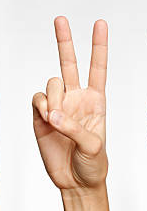
#> input picture images/hands/hand2.png, 147 x 211 px, found by its file name
$ python Binary_seg_test.py
#> lines starting #> are read from the running program, lines starting #| are printed output that depends on the picture; after the words box and inside, x2 and y2 are one past the last pixel; in counts of white or black regions, pixels touching at a corner belong together
import cv2 as cv
from matplotlib import pyplot as plt

img = cv.imread('images/hands/hand2.png')
#> img is the input picture: shape (211, 147, 3); mean B, G, R 208.9, 218.8, 234.6
img = cv.cvtColor(img, cv.COLOR_BGR2GRAY)
#> img: shape (211, 147)

ret,thresh1 = cv.threshold(img,127,255,cv.THRESH_BINARY)
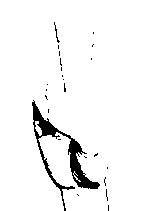
#> thresh1: shape (211, 147); 95.5% white; 24 black regions (22 under 20 px), largest, box (x1, y1, x2, y2) and area: (32, 100, 100, 211) 1262, (54, 22, 60, 43) 27
ret,thresh2 = cv.threshold(img,127,255,cv.THRESH_BINARY_INV)
ret,thresh3 = cv.threshold(img,127,255,cv.THRESH_TRUNC)
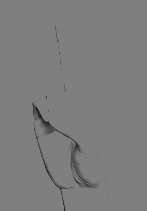
#> thresh3: shape (211, 147); min 17, max 127, mean 125.6
ret,thresh4 = cv.threshold(img,127,255,cv.THRESH_TOZERO)
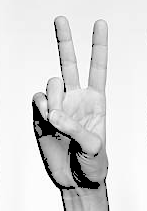
#> thresh4: shape (211, 147); min 0, max 255, mean 218.1
ret,thresh5 = cv.threshold(img,127,255,cv.THRESH_TOZERO_INV)
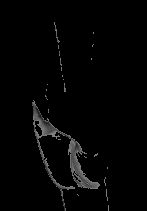
#> thresh5: shape (211, 147); min 0, max 127, mean 4.3

titles = ['Original Image','BINARY','BINARY_INV','TRUNC','TOZERO','TOZERO_INV']
images = [img, thresh1, thresh2, thresh3, thresh4, thresh5]
threshs = ['original image','thresh1','thresh2','thresh3','thresh4','thresh5',]

for i in range(6):
    plt.subplot(2,3,i+1),plt.imshow(images[i],'gray')
    plt.title(titles[i])
    plt.xticks([])
    plt.yticks([])

plt.show()

for i in range(len(images)):
  contours, hierarchy = cv.findContours(images[i], cv.RETR_TREE, cv.CHAIN_APPROX_SIMPLE)
  contours = max(contours, key=lambda x: cv.contourArea(x))
  cv.drawContours(img, [contours], -1, (255,255,0), 2)
  plt.subplot(2, 3, i + 1), plt.imshow(img, 'gray')
  plt.title(threshs[i])
  plt.xticks([])
  plt.yticks([])
#> this loop made 6 passes
#> contours on passes 1, 4: [[0, 0], [0, 210], [146, 210], [146, 0]], [[0, 0], [0, 210], [146, 210], [146, 0]]
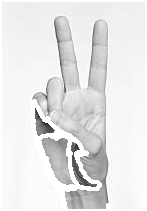
#> img: shape (211, 147); min 30, max 255, mean 230.1
plt.show()
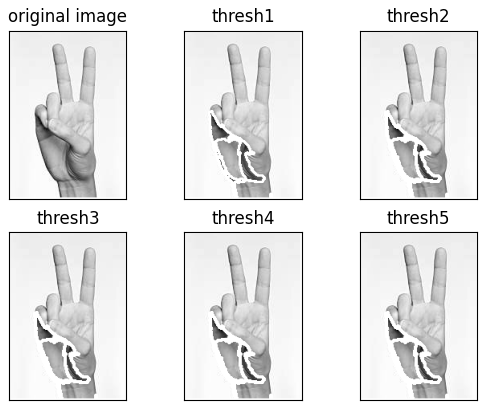
#> figure drawn by matplotlib, 6 panels

"""""""""
we can see that the binary segemtation methods don't give us a good result so far so we will updapte
this method to get better result
"""""""""
img = cv.GaussianBlur(img,(5,5),0)
ret,th1 = cv.threshold(img,127,255,cv.THRESH_BINARY)
#> th1: shape (211, 147); 99% white; 5 black regions (2 under 20 px), largest, box (x1, y1, x2, y2) and area: (36, 112, 54, 133) 139, (73, 157, 95, 186) 133, (72, 144, 79, 152) 38
th2 = cv.adaptiveThreshold(img,255,cv.ADAPTIVE_THRESH_MEAN_C,cv.THRESH_BINARY,11,2)
#> th2: shape (211, 147); 78.4% white; 28 black regions (16 under 20 px), largest, box (x1, y1, x2, y2) and area: (52, 19, 109, 209) 2726, (2, 2, 145, 188) 1403, (54, 16, 81, 115) 794
th3 = cv.adaptiveThreshold(img,255,cv.ADAPTIVE_THRESH_GAUSSIAN_C, cv.THRESH_BINARY,11,2)
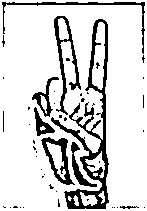
#> th3: shape (211, 147); 84% white; 49 black regions (40 under 20 px), largest, box (x1, y1, x2, y2) and area: (51, 19, 109, 209) 2253, (54, 16, 81, 115) 650, (41, 137, 75, 185) 534

titles = ['Original Image', 'Global Thresholding (v = 127)',
            'Adaptive Mean Thresholding', 'Adaptive Gaussian Thresholding']
images = [img, th1, th2, th3]

for i in range(len(images)):
    plt.subplot(2,2,i+1),plt.imshow(images[i],'gray')
    plt.title(titles[i])
    plt.xticks([]),plt.yticks([])
#> this loop made 4 passes
plt.show()

$ run again, with images/hands/hand0.png copied over images/hands/hand2.png
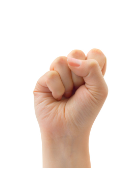
#> input picture images/hands/hand0.png, 132 x 185 px, found by its file name
#> img is the input picture: shape (185, 132, 3); mean B, G, R 219.7, 226.9, 239.8
#> thresh1: shape (185, 132); 97.6% white; 4 black regions (3 under 20 px), largest, box (x1, y1, x2, y2) and area: (44, 67, 88, 103) 575
#> the loop `for i in range(len(images)):` made 6 passes
#> after the loop `for i in range(len(images)):`:
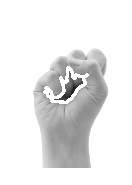
#> img: shape (185, 132); min 28, max 255, mean 232.9
#> th1: shape (185, 132); 99.2% white; 1 black region, box (x1, y1, x2, y2) and area: (61, 79, 82, 100) 185
#> th2: shape (185, 132); 83.8% white; 4 black regions (1 under 20 px), largest, box (x1, y1, x2, y2) and area: (33, 49, 108, 168) 3584, (54, 72, 83, 101) 256, (71, 50, 89, 60) 115
#> `th3 = cv.adaptiveThreshold(img,255,cv.ADAPTIVE_THRESH_GAUSSIAN_C, cv.T..`:
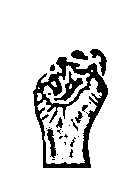
#> th3: shape (185, 132); 87.4% white; 26 black regions (15 under 20 px), largest, box (x1, y1, x2, y2) and area: (33, 57, 108, 168) 2155, (54, 71, 83, 101) 246, (90, 49, 107, 76) 176
#> the loop `for i in range(len(images)):` made 4 passes

$ run again, with images/hands/hand3.png copied over images/hands/hand2.png
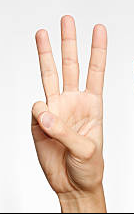
#> input picture images/hands/hand3.png, 134 x 214 px, found by its file name
#> img is the input picture: shape (214, 134, 3); mean B, G, R 207.3, 217.9, 233.9
#> thresh1: shape (214, 134); 95.1% white; 28 black regions (26 under 20 px), largest, box (x1, y1, x2, y2) and area: (31, 112, 93, 201) 1167, (0, 202, 134, 214) 148
#> the loop `for i in range(len(images)):` made 6 passes
#> contours on passes 1, 4: [[0, 0], [0, 212], [133, 212], [133, 0]], [[0, 0], [0, 212], [133, 212], [133, 0]]
#> th1: shape (214, 134); 99% white; 2 black regions, box (x1, y1, x2, y2) and area: (34, 123, 69, 163) 204, (67, 166, 83, 188) 77
#> th2: shape (214, 134); 75.4% white; 24 black regions (17 under 20 px), largest, box (x1, y1, x2, y2) and area: (49, 23, 108, 212) 2591, (2, 2, 132, 211) 1575, (35, 15, 80, 108) 1311
#> `th3 = cv.adaptiveThreshold(img,255,cv.ADAPTIVE_THRESH_GAUSSIAN_C, cv.T..`:
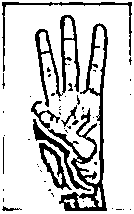
#> th3: shape (214, 134); 81.8% white; 49 black regions (38 under 20 px), largest, box (x1, y1, x2, y2) and area: (31, 23, 108, 211) 2350, (35, 15, 80, 107) 1035, (2, 2, 132, 72) 543
#> the loop `for i in range(len(images)):` made 4 passes
